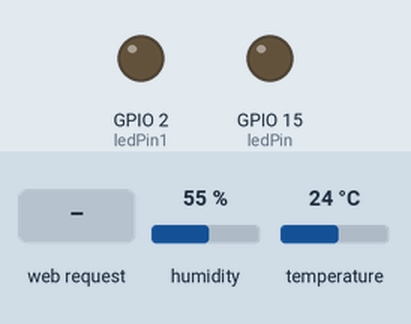
This program was run on a simulated ESP8266 (NodeMCU). Shown: output pins drawn as LEDs (lit = HIGH). Inputs (shaded band) come from the test bench; at power-on: humidity 55 %, temperature 24 °C. WiFi joins after 1.5 s; servers stay silent unless stated; storage starts empty; what the program prints to the serial monitor is not drawn.

Above: at 2.1 s.
At 4.4 s:
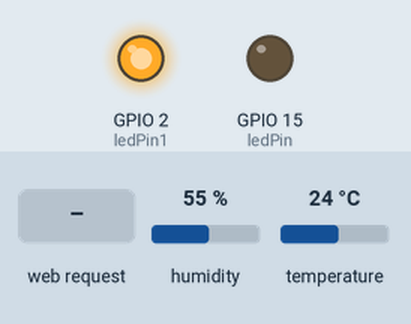
4.5 s: HTTP request GET /onoff received
At 5.6 s:
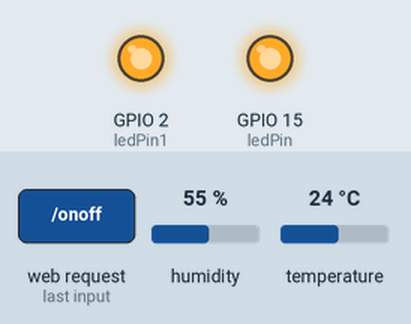
6.0 s: HTTP request GET / received
7.5 s: HTTP request GET /control received
Timing chart, 0 to 10.5 s (numbered marks = the images above; inputs shaded):
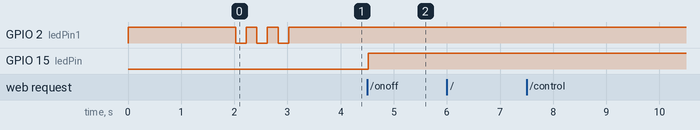

The program:

main.cpp
```cpp
#include <Arduino.h>
#include <ESP8266WiFi.h>
#include <ESPAsyncTCP.h>
#include <ESPAsyncWebServer.h>
#include <Arduino_JSON.h>
#include <Adafruit_Sensor.h>
#include <Adafruit_AM2320.h>
#include <SPI.h>
#include <LittleFS.h>

// Replace with your network credentials
const char *ssid = "N704";
const char *password = "0123456789";
//const char *ssid = "2lms5129";
//const char *password = "qazwsx#@";
IPAddress ip(192, 168, 0, 101);
IPAddress dns(192, 168, 0, 1);
IPAddress gateway(192, 168, 0, 1);
IPAddress subnet(255, 255, 255, 0);
String myKey = "0";
const int ledPin = 15; //switch  15
const int ledPin1 = 2; //On board LED HIGH->OFF LOW->ON
String ledState;
AsyncWebServer server(80);
AsyncEventSource events("/events");
JSONVar readings;
// Timer variables
unsigned long lastTime = 0;
unsigned long timerDelay = 30000;

Adafruit_AM2320 AM2320 = Adafruit_AM2320();
void initAM2320()
{
  AM2320.begin();
}
void initLittleFS()
{
  if (!LittleFS.begin())
  {
    Serial.println("An error has occurred while mounting LittleFS");
  }
  Serial.println("LittleFS mounted successfully");
}
// Initialize WiFi
void initWiFi()
{
  WiFi.mode(WIFI_STA);
  WiFi.begin(ssid, password);
  if (!WiFi.config(ip, gateway, subnet, dns))
  {
    Serial.println("Static IP Configuration Failed");
  }
  Serial.print("Connecting to WiFi ..");
  while (WiFi.status() != WL_CONNECTED)
  {
    Serial.print('.');
    delay(1000);
  }
  Serial.println(WiFi.localIP());
}
String myState()
{
  if (digitalRead(ledPin))
  {
    ledState = "OFF";
  }
  else
  {
    ledState = "ON";
  }
  return ledState;
}
String processor(const String &var)
{
  if (var == "STATE")
  {
    if (digitalRead(ledPin))
    {
      ledState = "OFF";
    }
    else
    {
      ledState = "ON";
    }
    return ledState;
  }
  return String();
}
String getSensorReadings()
{
  readings["temperature"] = String(AM2320.readTemperature());
  readings["humidity"] = String(AM2320.readHumidity());
  readings["swstate"] = String(myState());
  readings["key"] = String(myKey);
  String jsonString = JSON.stringify(readings);
  return jsonString;
}
void winkLED(int n)
{
  for (int i = 0; i < n; i++)
  {
    digitalWrite(ledPin1, LOW);
    delay(200);
    digitalWrite(ledPin1, HIGH);
    delay(200);
  }
}
void setup()
{
  Serial.begin(9600);
  pinMode(ledPin, OUTPUT);
  pinMode(ledPin1, OUTPUT);
  digitalWrite(ledPin, LOW);
  digitalWrite(ledPin1, HIGH);
  Serial.println("Start!!");
  initAM2320();
  Serial.println("AM2320");
  initWiFi();
  initLittleFS();

  // Web Server Root URL
  server.on("/", HTTP_GET, [](AsyncWebServerRequest *request)
            {
              request->send(LittleFS, "/index.html", "text/html");
              Serial.println("send index.html");
            });

  server.serveStatic("/", LittleFS, "/");

  server.on("/control", HTTP_GET, [](AsyncWebServerRequest *request)
            {
              request->send(LittleFS, "/control.html", "text/html");
              Serial.println("send control.html");
            });
  // Request for the latest sensor readings
  server.on("/readings", HTTP_GET, [](AsyncWebServerRequest *request)
            {
              String json = getSensorReadings();
              request->send(200, "application/json", json);
              Serial.println(json);
              json = String();
              myKey = "0";
            });
  server.on("/readData", HTTP_GET, [](AsyncWebServerRequest *request)
            {
              digitalWrite(ledPin1, LOW);
              String json = getSensorReadings();
              request->send(200, "application/json", json);
              Serial.println(json);
              json = String();
              myKey = "0";
              delay(20);
              digitalWrite(ledPin1, HIGH);
            });
  server.on("/login", HTTP_GET, [](AsyncWebServerRequest *request)
            {
              //int pCnt = request->params();
              AsyncWebParameter *p = request->getParam(0);
              String pname = p->name();
              String rpass = p->value();
              if (rpass == "5093")
              {
                myKey = "5093";
              }
              else
              {
                myKey = "0";
              }
            });

  server.on("/onoff", HTTP_GET, [](AsyncWebServerRequest *request)
            {
              if (digitalRead(ledPin))
              {
                digitalWrite(ledPin, LOW);
              }
              else
              {
                digitalWrite(ledPin, HIGH);
              }
              String json = getSensorReadings();
              request->send(200, "application/json", json);
              json = String();
            });

  server.onNotFound([](AsyncWebServerRequest *request)
                    { request->send(404, "text/plain", "The content you are looking for was not found."); });
  server.begin();

  winkLED(3);
}

void loop()
{
  if ((millis() - lastTime) > timerDelay)
  {
    // Send Events to the client with the Sensor Readings Every 10 seconds
    events.send("ping", NULL, millis());
    events.send(getSensorReadings().c_str(), "new_readings", millis());
    lastTime = millis();
  }
}
```

Measured:
- after the input at 4.5 s, GPIO 15 (ledPin): LOW → HIGH at once
- after the input at 6.0 s, every drawn part: stays the same
- after the input at 7.5 s, every drawn part: stays the same
